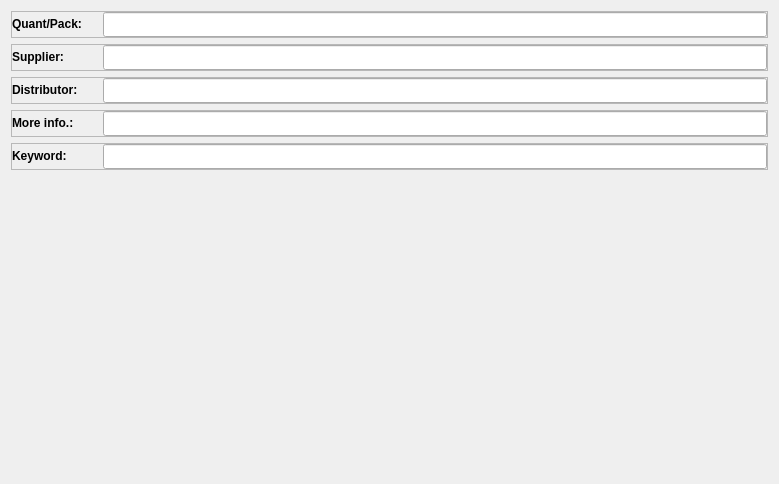
          <widget class="QWidget" name="page_2">
           <property name="geometry">
            <rect>
             <x>0</x>
             <y>0</y>
             <width>779</width>
             <height>484</height>
            </rect>
           </property>
           <attribute name="label">
            <string>Aditional</string>
           </attribute>
           <layout class="QVBoxLayout" name="verticalLayout_5">
            <item>
             <widget class="QFrame" name="frame_9">
              <property name="frameShape">
               <enum>QFrame::StyledPanel</enum>
              </property>
              <property name="frameShadow">
               <enum>QFrame::Raised</enum>
              </property>
              <layout class="QHBoxLayout" name="horizontalLayout_9">
               <property name="leftMargin">
                <number>0</number>
               </property>
               <property name="topMargin">
                <number>0</number>
               </property>
               <property name="rightMargin">
                <number>0</number>
               </property>
               <property name="bottomMargin">
                <number>0</number>
               </property>
               <item alignment="Qt::AlignVCenter">
                <widget class="QLabel" name="label_9">
                 <property name="minimumSize">
                  <size>
                   <width>85</width>
                   <height>0</height>
                  </size>
                 </property>
                 <property name="maximumSize">
                  <size>
                   <width>85</width>
                   <height>16777215</height>
                  </size>
                 </property>
                 <property name="font">
                  <font>
                   <weight>75</weight>
                   <bold>true</bold>
                  </font>
                 </property>
                 <property name="text">
                  <string>Quant/Pack:</string>
                 </property>
                </widget>
               </item>
               <item alignment="Qt::AlignVCenter">
                <widget class="QLineEdit" name="lineEdit_quantit_per_package">
                 <property name="minimumSize">
                  <size>
                   <width>0</width>
                   <height>25</height>
                  </size>
                 </property>
                 <property name="maximumSize">
                  <size>
                   <width>16777215</width>
                   <height>25</height>
                  </size>
                 </property>
                 <property name="text">
                  <string/>
                 </property>
                </widget>
               </item>
              </layout>
             </widget>
            </item>
            <item>
             <widget class="QFrame" name="frame_10">
              <property name="frameShape">
               <enum>QFrame::StyledPanel</enum>
              </property>
              <property name="frameShadow">
               <enum>QFrame::Raised</enum>
              </property>
              <layout class="QHBoxLayout" name="horizontalLayout_10">
               <property name="leftMargin">
                <number>0</number>
               </property>
               <property name="topMargin">
                <number>0</number>
               </property>
               <property name="rightMargin">
                <number>0</number>
               </property>
               <property name="bottomMargin">
                <number>0</number>
               </property>
               <item alignment="Qt::AlignVCenter">
                <widget class="QLabel" name="label_10">
                 <property name="minimumSize">
                  <size>
                   <width>85</width>
                   <height>0</height>
                  </size>
                 </property>
                 <property name="maximumSize">
                  <size>
                   <width>85</width>
                   <height>16777215</height>
                  </size>
                 </property>
                 <property name="font">
                  <font>
                   <weight>75</weight>
                   <bold>true</bold>
                  </font>
                 </property>
                 <property name="text">
                  <string>Supplier:</string>
                 </property>
                </widget>
               </item>
               <item alignment="Qt::AlignVCenter">
                <widget class="QLineEdit" name="lineEdit_supplier">
                 <property name="minimumSize">
                  <size>
                   <width>0</width>
                   <height>25</height>
                  </size>
                 </property>
                 <property name="maximumSize">
                  <size>
                   <width>16777215</width>
                   <height>25</height>
                  </size>
                 </property>
                 <property name="text">
                  <string/>
                 </property>
                </widget>
               </item>
              </layout>
             </widget>
            </item>
            <item>
             <widget class="QFrame" name="frame_11">
              <property name="frameShape">
               <enum>QFrame::StyledPanel</enum>
              </property>
              <property name="frameShadow">
               <enum>QFrame::Raised</enum>
              </property>
              <layout class="QHBoxLayout" name="horizontalLayout_13">
               <property name="leftMargin">
                <number>0</number>
               </property>
               <property name="topMargin">
                <number>0</number>
               </property>
               <property name="rightMargin">
                <number>0</number>
               </property>
               <property name="bottomMargin">
                <number>0</number>
               </property>
               <item alignment="Qt::AlignVCenter">
                <widget class="QLabel" name="label_11">
                 <property name="minimumSize">
                  <size>
                   <width>85</width>
                   <height>0</height>
                  </size>
                 </property>
                 <property name="maximumSize">
                  <size>
                   <width>85</width>
                   <height>16777215</height>
                  </size>
                 </property>
                 <property name="font">
                  <font>
                   <weight>75</weight>
                   <bold>true</bold>
                  </font>
                 </property>
                 <property name="text">
                  <string>Distributor:</string>
                 </property>
                </widget>
               </item>
               <item alignment="Qt::AlignVCenter">
                <widget class="QLineEdit" name="lineEdit_distributor">
                 <property name="minimumSize">
                  <size>
                   <width>0</width>
                   <height>25</height>
                  </size>
                 </property>
                 <property name="maximumSize">
                  <size>
                   <width>16777215</width>
                   <height>25</height>
                  </size>
                 </property>
                 <property name="text">
                  <string/>
                 </property>
                </widget>
               </item>
              </layout>
             </widget>
            </item>
            <item>
             <widget class="QFrame" name="frame_12">
              <property name="frameShape">
               <enum>QFrame::StyledPanel</enum>
              </property>
              <property name="frameShadow">
               <enum>QFrame::Raised</enum>
              </property>
              <layout class="QHBoxLayout" name="horizontalLayout_14">
               <property name="leftMargin">
                <number>0</number>
               </property>
               <property name="topMargin">
                <number>0</number>
               </property>
               <property name="rightMargin">
                <number>0</number>
               </property>
               <property name="bottomMargin">
                <number>0</number>
               </property>
               <item alignment="Qt::AlignVCenter">
                <widget class="QLabel" name="label_14">
                 <property name="minimumSize">
                  <size>
                   <width>85</width>
                   <height>0</height>
                  </size>
                 </property>
                 <property name="maximumSize">
                  <size>
                   <width>85</width>
                   <height>16777215</height>
                  </size>
                 </property>
                 <property name="font">
                  <font>
                   <weight>75</weight>
                   <bold>true</bold>
                  </font>
                 </property>
                 <property name="text">
                  <string>More info.:</string>
                 </property>
                </widget>
               </item>
               <item alignment="Qt::AlignVCenter">
                <widget class="QLineEdit" name="lineEdit_more_info">
                 <property name="minimumSize">
                  <size>
                   <width>0</width>
                   <height>25</height>
                  </size>
                 </property>
                 <property name="maximumSize">
                  <size>
                   <width>16777215</width>
                   <height>25</height>
                  </size>
                 </property>
                 <property name="text">
                  <string/>
                 </property>
                </widget>
               </item>
              </layout>
             </widget>
            </item>
            <item>
             <widget class="QFrame" name="frame_13">
              <property name="frameShape">
               <enum>QFrame::StyledPanel</enum>
              </property>
              <property name="frameShadow">
               <enum>QFrame::Raised</enum>
              </property>
              <layout class="QHBoxLayout" name="horizontalLayout_15">
               <property name="leftMargin">
                <number>0</number>
               </property>
               <property name="topMargin">
                <number>0</number>
               </property>
               <property name="rightMargin">
                <number>0</number>
               </property>
               <property name="bottomMargin">
                <number>0</number>
               </property>
               <item alignment="Qt::AlignVCenter">
                <widget class="QLabel" name="label_15">
                 <property name="minimumSize">
                  <size>
                   <width>85</width>
                   <height>0</height>
                  </size>
                 </property>
                 <property name="maximumSize">
                  <size>
                   <width>85</width>
                   <height>16777215</height>
                  </size>
                 </property>
                 <property name="font">
                  <font>
                   <weight>75</weight>
                   <bold>true</bold>
                  </font>
                 </property>
                 <property name="text">
                  <string>Keyword:</string>
                 </property>
                </widget>
               </item>
               <item alignment="Qt::AlignVCenter">
                <widget class="QLineEdit" name="lineEdit_keywords">
                 <property name="minimumSize">
                  <size>
                   <width>0</width>
                   <height>25</height>
                  </size>
                 </property>
                 <property name="maximumSize">
                  <size>
                   <width>16777215</width>
                   <height>25</height>
                  </size>
                 </property>
                 <property name="text">
                  <string/>
                 </property>
                </widget>
               </item>
              </layout>
             </widget>
            </item>
            <item>
             <spacer name="verticalSpacer_2">
              <property name="orientation">
               <enum>Qt::Vertical</enum>
              </property>
              <property name="sizeHint" stdset="0">
               <size>
                <width>20</width>
                <height>40</height>
               </size>
              </property>
             </spacer>
            </item>
           </layout>
          </widget>
